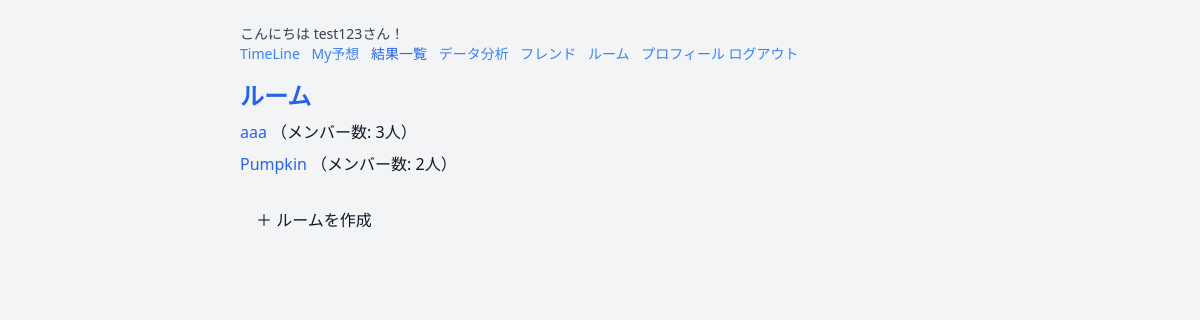
Screenshot of /groups/ (signed in) with the database file from the repository.
### prediction/models.py (models this page shows, shortened)
class PredictionGroup(models.Model):
    name = models.CharField(max_length=100, unique=True)
    members = models.ManyToManyField(User, related_name='prediction_groups')

### prediction/views.py (the view)
# urls.py: path('groups/', views.group_list, name='group_list'),
@login_required
def group_list(request):
    groups = request.user.prediction_groups.all()
    return render(request, 'grouplist.html', {'groups': groups})

### theme/templates/grouplist.html (shortened to what this page needs)
{% extends 'base.html' %}
{% block content %}
<h1 class="text-2xl font-bold text-blue-600 mb-2">ルーム</h1>
<ul class="mb-6">
  {% for group in groups %}
  <li class="mb-2">
    <a
      href="{% url 'group_detail' group.id %}"
      class="text-blue-600 hover:underline"
    >
      {{ group.name }}
    </a>
    （メンバー数: {{ group.members.count }}人）
  </li>
  {% empty %}
  <li>まだルームに参加していません。</li>
  {% endfor %}
</ul>
<a
  href="{% url 'create_group' %}"
  class="inline-block bg-green-500 text-black px-4 py-2 rounded hover:bg-green-600"
>
  ＋ ルームを作成
</a>
{% endblock %}

### theme/templates/base.html (shortened to what this page needs)
{% load static %}
<!DOCTYPE html>
<html>
  <head>
    <link href="{% static 'css/output.css' %}" rel="stylesheet" />
  </head>
  <body class="bg-gray-100 text-gray-900">
    <div class="max-w-3xl mx-auto p-6">
      {% if user.is_authenticated %}
      <div class="mb-4 text-sm text-gray-700">
        <p>こんにちは {{ user.username }}さん！</p>
        <a
          href="{% url 'timeline' %}"
          class="text-blue-500 mr-2 hover:bg-blue-600 rounded"
        >
          TimeLine
        </a>
        <a
          href="{% url 'prediction_list' %}"
          class="text-blue-500 hover:underline mr-2"
          >My予想</a
        >
        <a
          href="{% url 'result_list' %}"
          class="ml-4 text-blue-600 hover:underline mr-2"
          >結果一覧</a
        >
        <a
          href="{% url 'analysis' %}"
          class="text-blue-500 hover:underline mr-2"
          >データ分析</a
        >
        <a
          href="{% url 'user_list' %}"
          class="text-blue-500 hover:underline mr-2"
          >フレンド</a
        >
        <a
          href="{% url 'group_list' %}"
          class="text-blue-500 hover:underline mr-2"
          >ルーム</a
        >
        <a href="{% url 'profile' %}" class="text-blue-500 hover:underline"
          >プロフィール</a
        >
        <form action="{% url 'logout' %}" method="post" class="inline">
          <button type="submit" class="text-blue-500 hover:bg-red-500 mr-2">
            ログアウト
          </button>
        </form>
      </div>
      {% else %}
      <a href="{% url 'login' %}" class="text-sm text-blue-500">ログイン</a>
      {% endif %} {% block content %}{% endblock %}
    </div>
  </body>
</html>

### rows the page displays
PredictionGroup: name "aaa", members.count "3"
PredictionGroup: name "Pumpkin", members.count "2"

### other values shown
{{ user.username }} "test123"
